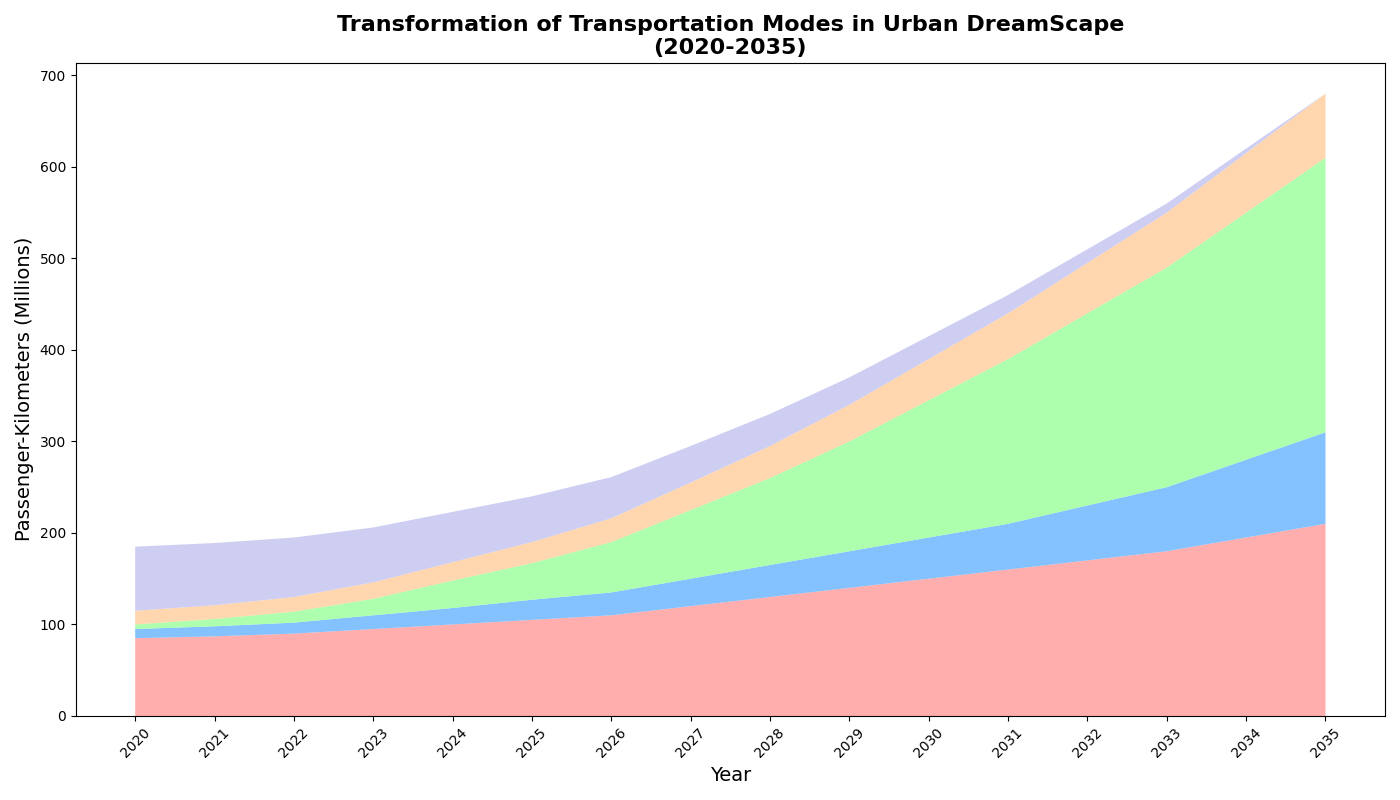

Generate this figure with Python:
import numpy as np
import matplotlib.pyplot as plt

# Define the years
years = np.arange(2020, 2036)

# Data for different modes of transportation (in million passenger-kilometers)
public_transport = np.array([85, 87, 90, 95, 100, 105, 110, 120, 130, 140, 150, 160, 170, 180, 195, 210])
bicycles = np.array([10, 11, 12, 15, 18, 22, 25, 30, 35, 40, 45, 50, 60, 70, 85, 100])
electric_vehicles = np.array([5, 8, 12, 18, 30, 40, 55, 75, 95, 120, 150, 180, 210, 240, 270, 300])
pedestrians = np.array([15, 15, 16, 18, 20, 23, 26, 30, 35, 40, 45, 50, 55, 60, 65, 70])
traditional_cars = np.array([70, 68, 65, 60, 55, 50, 45, 40, 35, 30, 25, 20, 15, 10, 5, 0])

# Stacked area plot
plt.figure(figsize=(14, 8))

# Plotting the area chart
plt.stackplot(years, public_transport, bicycles, electric_vehicles, pedestrians, traditional_cars,
              colors=['#ff9999','#66b3ff','#99ff99','#ffcc99','#c2c2f0'], alpha=0.8)

# Title and labels
plt.title("Transformation of Transportation Modes in Urban DreamScape\n(2020-2035)", fontsize=16, fontweight='bold')
plt.xlabel("Year", fontsize=14)
plt.ylabel("Passenger-Kilometers (Millions)", fontsize=14)

# Customize x-axis labels
plt.xticks(years, rotation=45)

# Adjust layout to prevent text cutoff
plt.tight_layout()

# Show the plot
plt.show()
